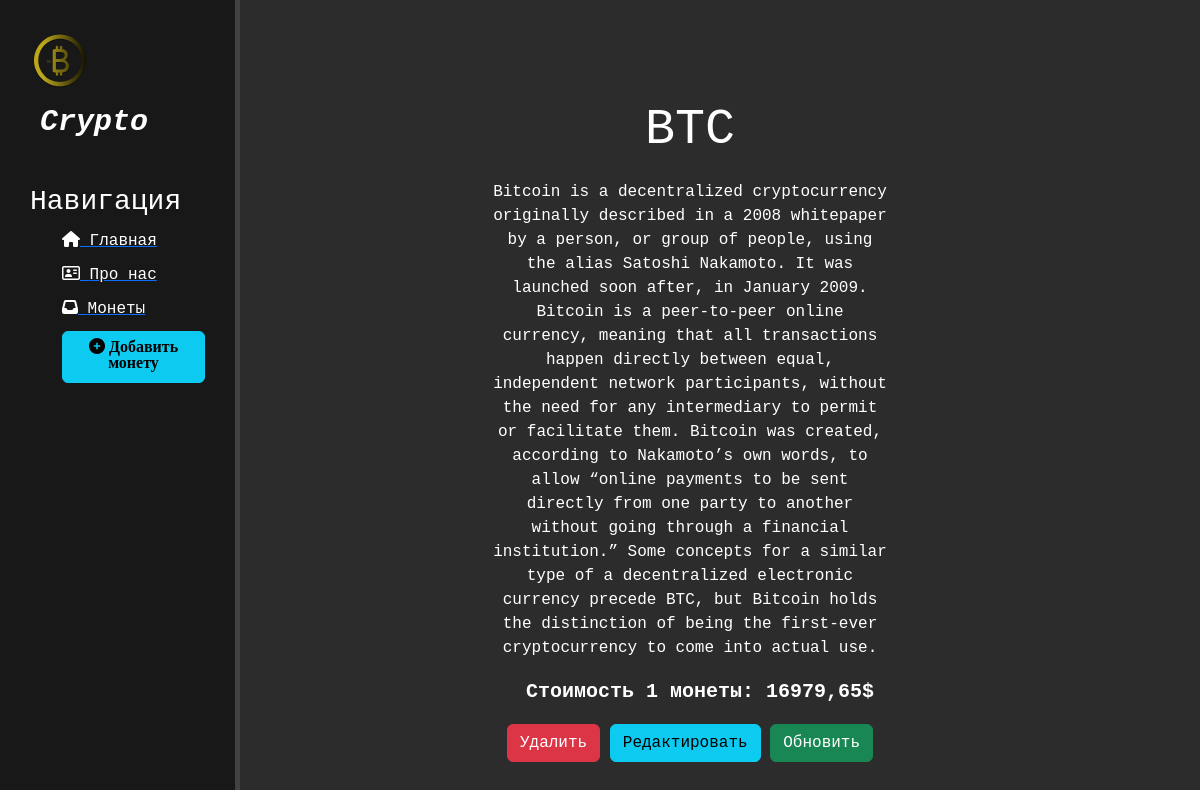
Screenshot of /parser/3 with the database file from the repository.
### parser/models.py (models this page shows, shortened)
class Coins(models.Model):
    title = models.CharField('Название монеты', max_length=50)
    description = models.TextField('Описание монеты')
    capitalization = models.IntegerField('Капитализация монеты')
    cost = models.FloatField('Стоимость 1 монеты')
    date = models.DateTimeField('Время последнего обновления')
    class Meta:
        verbose_name = 'Монета'
        verbose_name_plural = 'Монеты'

### parser/views.py (the view)
# urls.py: path('<int:pk>', views.CoinsDetailView.as_view(), name='coins-detail'),
class CoinsDetailView(DetailView):
    model = Coins
    template_name = 'parser/details_view.html'
    context_object_name = 'coin'

### parser/templates/parser/details_view.html (shortened to what this page needs)
{% extends 'main/layout.html' %}
{% block content %}
    <div class="features">
        <h1>{{ coin.title }}</h1>
        <p>{{ coin.description }}</p>
        <p><h5><b> Cтоимость 1 монеты: {{ coin.cost }}$</b></h5></p>
        <a href="{% url 'coins-delete' coin.id %}" class="btn btn-danger">Удалить</a>
        <a href="{% url 'coins-update' coin.id %}" class="btn btn-info">Редактировать</a>
        <a href="{% url 'coins-parse' coin.id %}" class="btn btn-success">Обновить</a>
    </div>
{% endblock %}

### main/static/main/css/main.css (style rules this page uses)
body { background: #2c2c2c; font-family: Monospaced, monospace; }
main .features { float: left; color: #fff; margin-top: 100px; text-align: center; width: 75%; }
main .features h1 { font-size: 50px }
main .features p { max-width: 400px; margin: 20px auto }
main h5 { font-size: 20px; margin-left: 20px; text-align: center; }

### rows the page displays
Coins: title "BTC", description "Bitcoin is a decentralized cryptocurrency originally described in a 2008 whitepaper by a person, or group of people, using the alias Satoshi Nakamoto. It was launched soon after, in January 2009. Bitcoin is a peer-to-peer online currency, meaning that all transactions happen directly between equal, independent network participants, without the need for any intermediary to permit or facilitate them. Bitcoin was created, according to Nakamoto’s own words, to allow “online payments to be sent directly from one party to another without going through a financial institution.” Some concepts for a similar type of a decentralized electronic currency precede BTC, but Bitcoin holds the distinction of…", cost "16979,65"
